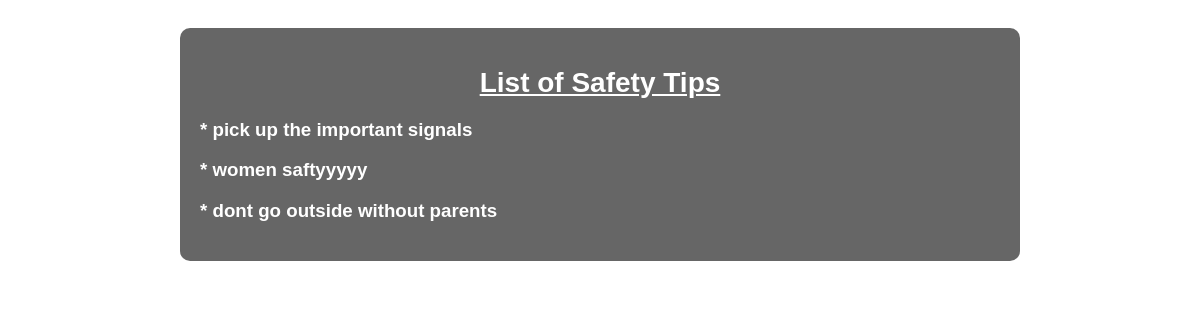
/saftytipsview/ (signed in), run on an earlier commit of the app's database.
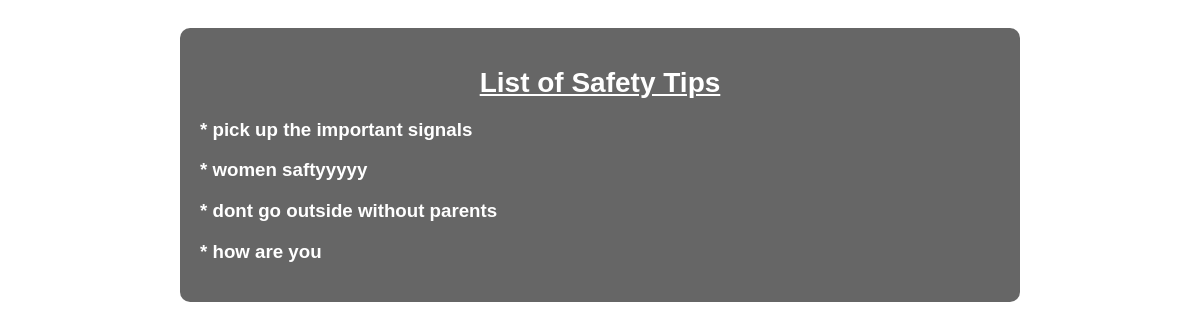
And on a later commit of the database.
### app/models.py (models this page shows, shortened)
class Saftytips(models.Model):
    description = models.TextField(max_length=500)

### app/views.py (the view)
# urls.py: path("saftytipsview/",SafetyTipListView.as_view(),name="saftytipsview"),
@method_decorator(decs,name="dispatch")
class SafetyTipListView(ListView):
    model = Saftytips
    template_name = 'saftytips_list.html'  # Replace 'safetytip_list.html' with your actual template
    context_object_name = 'saftytips'

### app/decorator.py (called while the page is built)
def login_required(fn):
    def wrapper(request,*args,**kwargs):
        if not request.user.is_authenticated:
            messages.error(request,"invalid session")
            return redirect("signin")
        else:
            return fn(request,*args,**kwargs)
    return wrapper

### app/templates/saftytips_list.html (shortened to what this page needs)
<!DOCTYPE html>
<html lang="en">
<head>
</head>
<body>
    <div class="container">
        <h1>List of Safety Tips</h1>
        <div class="tip-list">
            {% for Saftytips in saftytips %}
            <li> <h3>* {{ Saftytips.description }} </h3></li>
            {% endfor %}
        </div>
    </div>
</body>
</html>

What changed in the data, as far as the page shows it:
added Saftytips: description "how are you"
